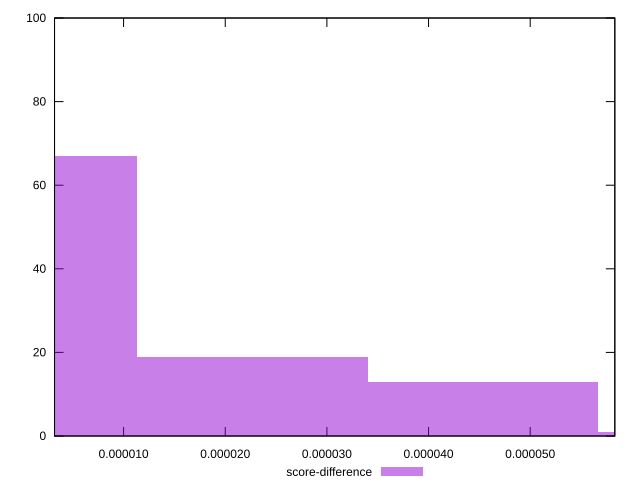

This figure's gnuplot source:
reset

$scoreDifference <<EOF
0 67
0.000045344262503292586 13
0.000022672131251646293 19
0.00006801639375493887 1
EOF

set key outside below
set boxwidth 0.000022672131251646293
set xrange [0.000003205505933356889:0.00005832611005063271]
set yrange [0:100]
set trange [0:100]
set style fill transparent solid 0.5 noborder
set terminal svg size 640, 490 enhanced background rgb 'white'
set output "report_00008_2021-01-22T20:58:29.167/max-potential-fid/samples/pages+cached+noadtech/score-difference/histogram.svg"

plot $scoreDifference title "score-difference" with boxes

reset
